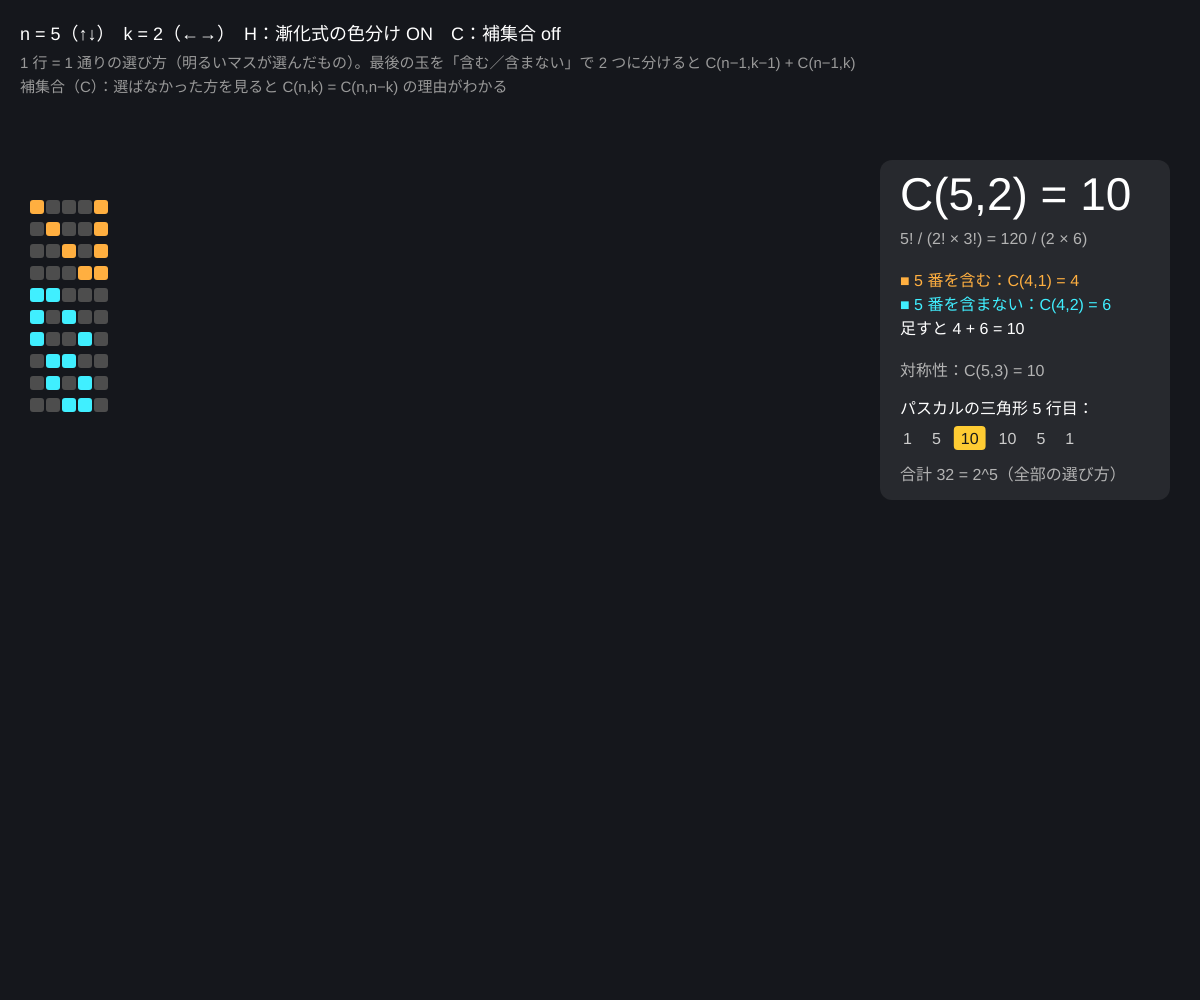
Frame 1 (no input)
Frame 60 (no input): identical to frame 1, image omitted
Frame 120 (the mouse pressed at the canvas centre since frame 60): identical to frame 1, image omitted

The p5.js sketch that drew this single still picture (run headless with seeded random() and noise() and a simulated clock; from frame 60 on, the mouse is pressed at the canvas centre):

// p5.js sketch
// ── sketch.js
// ============================================
// 01 組合せと二項係数
// n 個から k 個を「選ぶ」（順番は関係なし）やり方は C(n,k) = n! / (k!(n−k)!) 通り
// 全部のパターンを並べて数え、C(n,k) = C(n−1,k−1) + C(n−1,k) を色分けで確かめる
// ↑↓ = n（1〜8）/ ←→ = k / H = 漸化式の色分け / C = 補集合（選ばなかった方）を見る
// ============================================

let n = 5, k = 2;          // ★ 最初の n と k
let subsets = [];          // 選び方の一覧（0/1 の配列）
let showRecur = true;      // 漸化式の色分け
let showComp = false;      // 補集合表示
let anim = 0;              // 並び替えアニメの進み具合

function setup() {
  createCanvas(windowWidth, windowHeight);
  colorMode(HSB, 360, 100, 100, 100);
  rebuild();
}

// ★ k 個選ぶパターンを辞書順に全部つくる（再帰）
function rebuild() {
  subsets = [];
  let cur = [];
  function rec(start, left) {
    if (left === 0) {
      let row = new Array(n).fill(0);
      for (let i of cur) row[i] = 1;
      subsets.push(row);
      return;
    }
    for (let i = start; i <= n - left; i++) { cur.push(i); rec(i + 1, left - 1); cur.pop(); }
  }
  rec(0, k);
  anim = 0;
}

function choose(a, b) {
  if (b < 0 || b > a) return 0;
  let r = 1;
  for (let i = 1; i <= b; i++) r = (r * (a - b + i)) / i;
  return Math.round(r);
}

function draw() {
  background(225, 25, 11);
  anim = Math.min(1, anim + 0.04);
  let total = subsets.length;

  // 漸化式：最後の要素（n 番目）を含むか含まないかで 2 グループ
  let withLast = subsets.filter((s) => s[n - 1] === 1);
  let without = subsets.filter((s) => s[n - 1] === 0);
  let list = showRecur ? withLast.concat(without) : subsets;

  // レイアウト
  let cell = n <= 6 ? 16 : 13;
  let rowH = cell + 6, tileW = n * cell + 30;
  let x0 = 30, y0 = 200;
  let perCol = Math.max(1, Math.floor((height - y0 - 30) / rowH));
  for (let idx = 0; idx < list.length; idx++) {
    let s = list[idx];
    let col = Math.floor(idx / perCol), row = idx % perCol;
    let x = x0 + col * tileW, y = y0 + row * rowH;
    if (x > width - 320) break;
    let hasLast = s[n - 1] === 1;
    for (let i = 0; i < n; i++) {
      let chosen = showComp ? 1 - s[i] : s[i];
      noStroke();
      if (chosen) fill(showRecur ? (hasLast ? 35 : 185) : 45, 75, 100);
      else fill(0, 0, 30);
      rect(x + i * cell, y, cell - 2, cell - 2, 3);
    }
  }

  // 右パネル：数と式
  let px = width - 300, py = 200;
  noStroke();
  fill(0, 0, 100, 8);
  rect(px - 20, py - 40, 290, 340, 12);
  fill(0, 0, 100);
  textSize(46);
  text('C(' + n + ',' + k + ') = ' + total, px, py + 10);
  textSize(16);
  fill(0, 0, 70);
  text(n + '! / (' + k + '! × ' + (n - k) + '!) = ' + factorialStr(n) + ' / (' + factorial(k) + ' × ' + factorial(n - k) + ')', px, py + 44);
  if (showRecur) {
    fill(35, 75, 100);
    text('■ ' + n + ' 番を含む：C(' + (n - 1) + ',' + (k - 1) + ') = ' + withLast.length, px, py + 86);
    fill(185, 75, 100);
    text('■ ' + n + ' 番を含まない：C(' + (n - 1) + ',' + k + ') = ' + without.length, px, py + 110);
    fill(0, 0, 100);
    text('足すと ' + withLast.length + ' + ' + without.length + ' = ' + total, px, py + 134);
  }
  fill(0, 0, 70);
  text('対称性：C(' + n + ',' + (n - k) + ') = ' + choose(n, n - k) + (showComp ? '（いま補集合を表示中）' : ''), px, py + 176);
  // パスカルの三角形の n 行目
  fill(0, 0, 100);
  text('パスカルの三角形 ' + n + ' 行目：', px, py + 214);
  let rowVals = [];
  for (let j = 0; j <= n; j++) rowVals.push(choose(n, j));
  let cx = px;
  for (let j = 0; j <= n; j++) {
    let w = textWidth(rowVals[j] + '') + 14;
    if (j === k) { fill(45, 80, 100); rect(cx - 4, py + 226, w, 24, 4); fill(0, 0, 10); }
    else fill(0, 0, 80);
    text(rowVals[j], cx + 3, py + 244);
    cx += w + 6;
  }
  fill(0, 0, 70);
  text('合計 ' + Math.pow(2, n) + ' = 2^' + n + '（全部の選び方）', px, py + 280);

  // 説明
  fill(0, 0, 100);
  textSize(18);
  text('n = ' + n + '（↑↓）　k = ' + k + '（←→）　H：漸化式の色分け ' + (showRecur ? 'ON' : 'off') + '　C：補集合 ' + (showComp ? 'ON' : 'off'), 20, 40);
  fill(0, 0, 60);
  textSize(15);
  text('1 行 = 1 通りの選び方（明るいマスが選んだもの）。最後の玉を「含む／含まない」で 2 つに分けると C(n−1,k−1) + C(n−1,k)', 20, 68);
  text('補集合（C）：選ばなかった方を見ると C(n,k) = C(n,n−k) の理由がわかる', 20, 92);
}

function keyPressed() {
  if (key === UP_ARROW && n < 8) { n++; rebuild(); }
  if (key === DOWN_ARROW && n > 1) { n--; k = Math.min(k, n); rebuild(); }
  if (key === RIGHT_ARROW && k < n) { k++; rebuild(); }
  if (key === LEFT_ARROW && k > 0) { k--; rebuild(); }
  if (key === 'h' || key === 'H') showRecur = !showRecur;
  if (key === 'c' || key === 'C') showComp = !showComp;
}

// ---------- やってみよう ----------
// 1. n = 6 で k を 0 → 6 と動かす。数が 1, 6, 15, 20, 15, 6, 1 と左右対称になる理由を C で確かめよう
// 2. k = 2 の C(n,2) = n(n−1)/2。「握手の数」「対角線＋辺の数」と同じ。n を変えて確かめよう
// 3. rebuild を書きかえて、「隣どうしを選ばない」組合せだけ数えると？（フィボナッチ数が出る）
// 4. 選んだ k 個をさらに並べる（順列）と n!/(n−k)! 通り。00 とくらべて k! 倍になる理由は？

// ---------- 道具 ----------
function factorial(m) { let f = 1; for (let i = 2; i <= m; i++) f *= i; return f; }
function factorialStr(m) { return factorial(m) + ''; }
